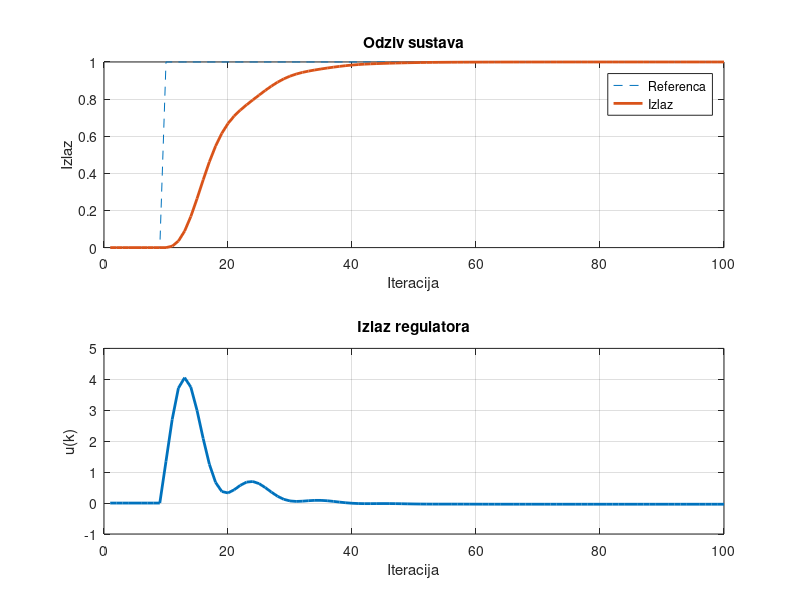

Reproduce this figure in MATLAB.
% Parametri regulatora
Kp = 14.88;       % Proporcionalni koeficijent
Ki = 270.5454;     % Integralni koeficijent
Kd = 0.14136;    % Diferencijalni koeficijent
Ts = 0.005;   % Period uzorkovanja
N = 100;     % Broj iteracija simulacije

% Parametri sustava
a1 = -1.689;
a2 = 0.6886;
b0 = 0.0056831388;
b1 = 0.0050134512;

% Inicijalizacija varijabli
y = zeros(1, N);
u = zeros(1, N);
e = zeros(1, N);
ref = zeros(1, N);
 % Referentni signal

% Postavljanje step funkcije kao ulaznog signala
step_time = 10;  % Vrijeme kad se dogodi skok
ref(step_time:end) = 1;

integral = 0;
previous_error = 0;

% Simulacija
for k = 3:N
    % Pogreška
    e(k) = ref(k) - y(k-1);
    
    
    prop = Kp * y(k-1);
    
    % Integracija
    integral = integral + Ki * e(k) * Ts;
    
    % Derivacija
    derivative = (Kd* (y(k-1)-y(k-2)))/ Ts;
    
    % Izlaz PID regulatora
    u(k) =   integral - ( derivative + prop);
    
    % Zasićenje izlaza regulatora
    if u(k) > 5
        u(k) = 5;
        integral = u(k) - prop - derivative;  % Reset integratora
    elseif u(k) < -5
        u(k) = -5;
        integral = u(k) - prop - derivative;  % Reset integratora
    end
    
    % Diskretni model procesa
    y(k) = (b0 * u(k-1) + b1 * u(k-2) - a1 * y(k-1) - a2 * y(k-2));
    
    % Spremanje trenutne pogreške za iduću iteraciju
    previous_error = e(k);
end

% Grafički prikaz rezultata
figure;
subplot(2, 1, 1);
plot(1:N, ref, '--', 1:N, y, 'LineWidth', 2);
title('Odziv sustava');
xlabel('Iteracija');
ylabel('Izlaz');
legend('Referenca', 'Izlaz');
grid on;

subplot(2, 1, 2);
plot(1:N, u, 'LineWidth', 2);
title('Izlaz regulatora');
xlabel('Iteracija');
ylabel('u(k)');
grid on;
